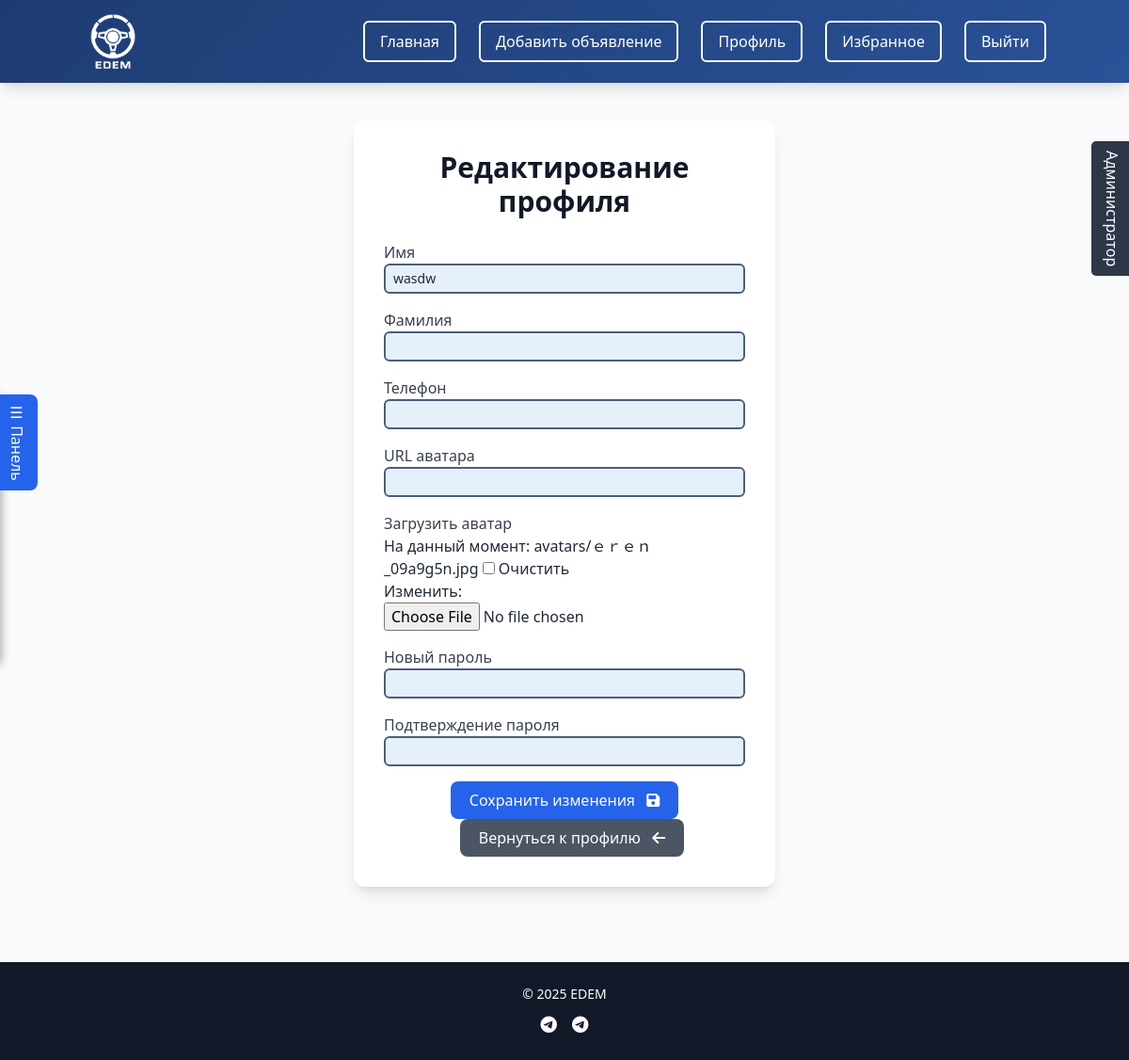
The app's page /edit_profile/ (signed in), older data.
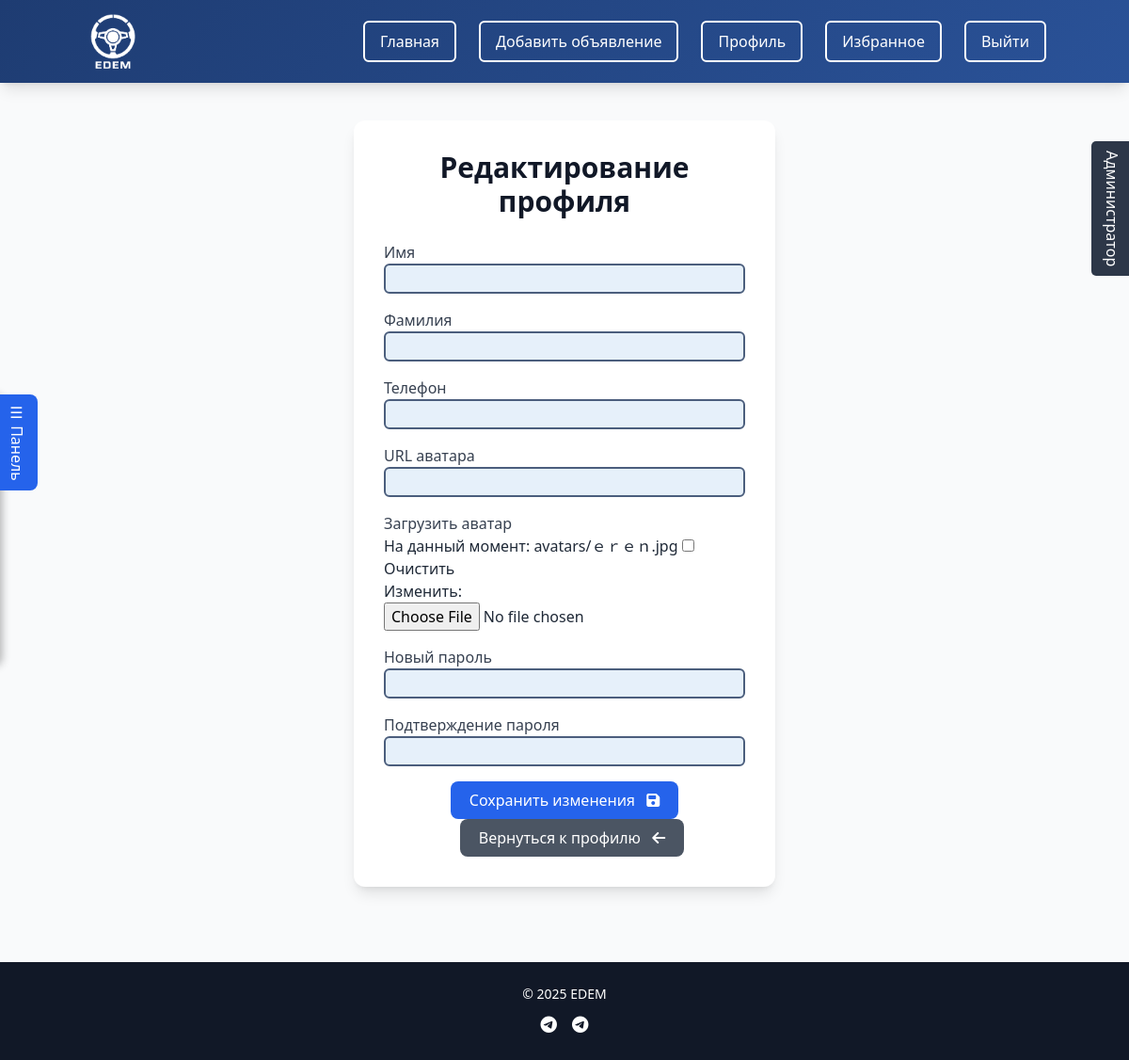
The same page, newer data.
### cars/models.py (models this page shows, shortened)
class User(AbstractBaseUser, PermissionsMixin):
    username = models.CharField(max_length=150, unique=True)
    email = models.EmailField(unique=True)
    phone = models.CharField(max_length=15, blank=True, null=True)
    first_name = models.CharField(max_length=30, blank=True, null=True)
    last_name = models.CharField(max_length=30, blank=True, null=True)
    company_name = models.CharField(max_length=100, blank=True)
    date_joined = models.DateTimeField(default=timezone.now)
    avatar_url = models.URLField(blank=True, null=True)
    avatar_file = models.ImageField(upload_to='avatars/', blank=True, null=True)
    balance = models.DecimalField(max_digits=12, decimal_places=2, default=0)
    is_active = models.BooleanField(default=True)
    is_staff = models.BooleanField(default=False)
    is_verified = models.BooleanField(default=False)
    block_reason = models.TextField(blank=True, null=True)  # New field for block reason
    objects = CustomUserManager()
    USERNAME_FIELD = 'username'
    REQUIRED_FIELDS = ['email']
    class Meta:
        db_table = 'Users'

### cars/views.py (the view)
# urls.py: path('edit_profile/', views.edit_profile, name='edit_profile'),
@login_required
def edit_profile(request):
    if request.method == 'POST':
        form = UserProfileForm(request.POST, request.FILES, instance=request.user)
        if form.is_valid():
            user = form.save(commit=False)
            if not user.date_joined:
                user.date_joined = timezone.now()
            password = form.cleaned_data.get('password')
            if password:
                user.set_password(password)
            user.save()
            update_session_auth_hash(request, user)
            messages.success(request, 'Профиль успешно обновлён!')
            return redirect('profile')
    else:
        form = UserProfileForm(instance=request.user)
    return render(request, 'edit_profile.html', {'form': form})

### cars/forms.py (shortened to what this page needs)
class UserProfileForm(forms.ModelForm):
    avatar_file = forms.ImageField(
        label='Загрузить аватар',
        required=False,
        widget=forms.ClearableFileInput()
    )
    password = forms.CharField(widget=forms.PasswordInput, label='Новый пароль', required=False)
    confirm_password = forms.CharField(widget=forms.PasswordInput, label='Подтверждение пароля', required=False)
    class Meta:
        model = User
        fields = ('first_name', 'last_name', 'phone', 'avatar_url', 'avatar_file')
        labels = {
            'first_name': 'Имя',
            'last_name': 'Фамилия',
            'phone': 'Телефон',
            'avatar_url': 'URL аватара',
        }

### templates/edit_profile.html (shortened to what this page needs)
{% extends 'base.html' %}
{% block content %}
<div class="max-w-md mx-auto bg-white rounded-xl shadow-lg p-6 md:p-8 fade-in">
    <h2 class="text-2xl md:text-3xl font-extrabold text-gray-900 mb-6 text-center">Редактирование профиля</h2>
    <form method="post" enctype="multipart/form-data" class="space-y-4">
        {% for field in form %}
        <div>
            <label for="{{ field.id_for_label }}" class="block text-gray-700 font-medium text-sm md:text-base">{{ field.label }}</label>
            {{ field }}
        </div>
        {% endfor %}
        <div class="text-center">
            <button type="submit" class="inline-block bg-blue-600 text-white px-4 md:px-5 py-2 rounded-lg hover:bg-blue-700 transition-colors text-sm md:text-base">
                Сохранить изменения <i class="fas fa-save ml-2"></i>
            </button>
            <a href="{% url 'profile' %}" class="ml-4 inline-block bg-gray-600 text-white px-4 md:px-5 py-2 rounded-lg hover:bg-gray-700 transition-colors text-sm md:text-base">
                Вернуться к профилю <i class="fas fa-arrow-left ml-2"></i>
            </a>
        </div>
    </form>
</div>
{% endblock %}

Row changes from the older to the newer data that the page shows:
changed User: first_name "wasdw" → (not shown)
Text that changed along with them:
text no longer shown: "На данный момент: avatars/ｅｒｅｎ_09a9g5n.jpg Очистить Изменить:"
text now shown: "На данный момент: avatars/ｅｒｅｎ.jpg Очистить Изменить:"
